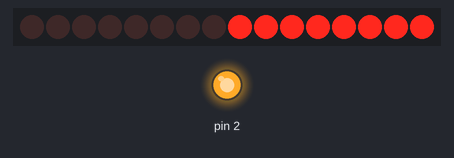
Bench run of a sketch on a simulated Arduino Uno, built with avr-gcc and run on an emulated ATmega328P. On the bench: 16 shift-register outputs drawn as a row of LEDs (first output left, lit = HIGH), output pins drawn as LEDs (lit = HIGH).

Above: at 10.05 s.
Timing chart, 0 to 14.6 s (numbered marks = the images above):
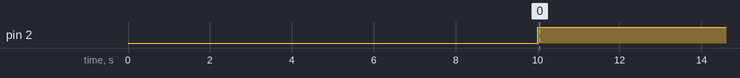

The sketch:

sketch_nov17a_com10.ino
```cpp
#define LATCH 10
#define CLOCK 6
#define DATA 8
#define SECONDS 1000
#define ALL B11111111
#define NONE B00000000

const int digits[] = {3,159,37,13,153,73,65,31,1,25};

void setup()
{
  pinMode(2,OUTPUT);
  digitalWrite(2,LOW);
  delay(10*SECONDS);
}

void loop()
{
  digitalWrite(2,HIGH);

  digitalWrite(LATCH,LOW);
  shiftOut(DATA,CLOCK,LSBFIRST,ALL);
  shiftOut(DATA,CLOCK,LSBFIRST,NONE);
  digitalWrite(LATCH,HIGH);

  delay(2*SECONDS);


  digitalWrite(LATCH,LOW);
  shiftOut(DATA,CLOCK,LSBFIRST,NONE);
  shiftOut(DATA,CLOCK,LSBFIRST,ALL);
  digitalWrite(LATCH,HIGH);

  delay(2*SECONDS);
}
```

Measured:
- by itself, pin 2: LOW → HIGH at 10.0 s
